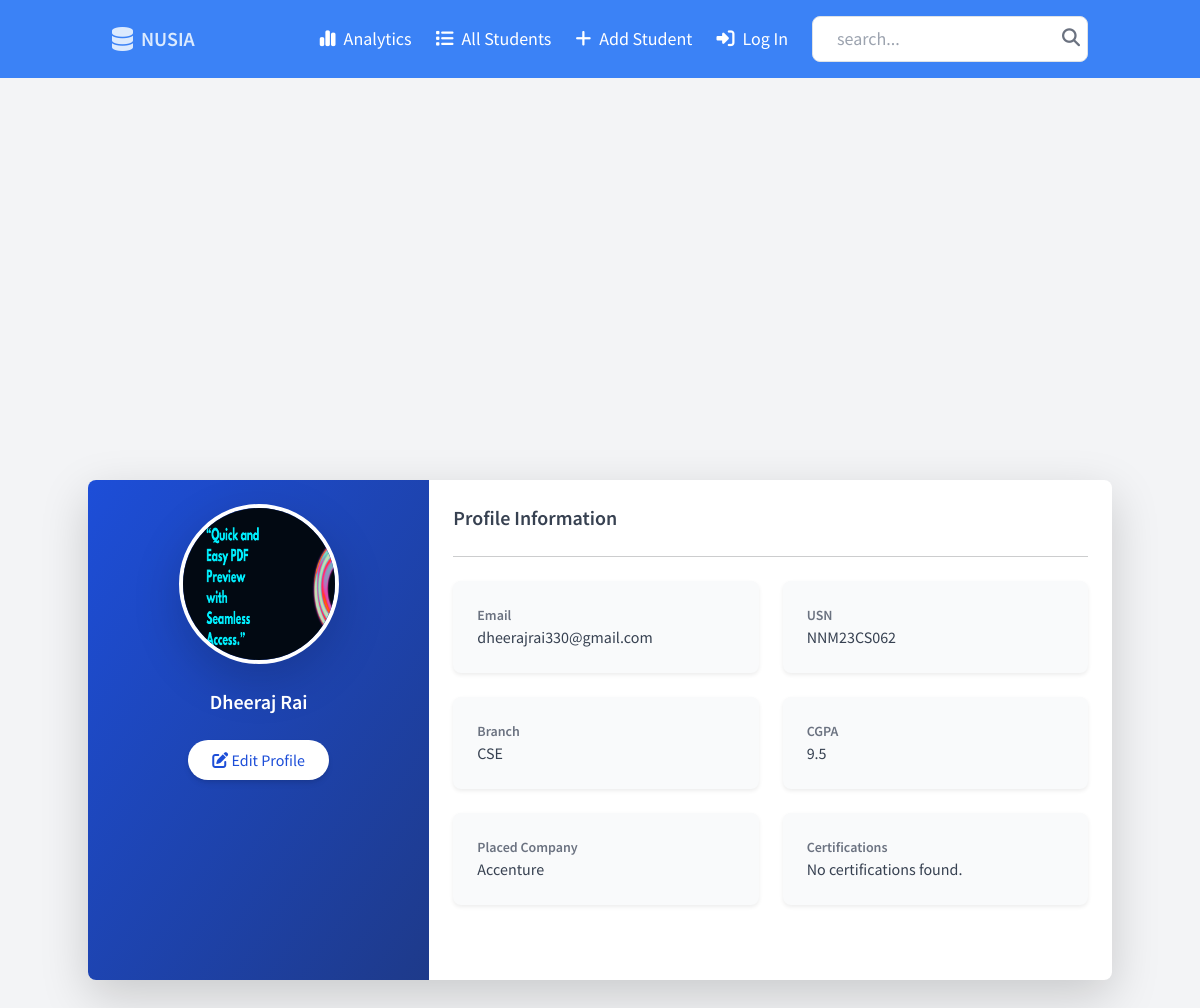
The app's page /profile/2/ with its own data.
### info/models.py (models this page shows, shortened)
class Student(models.Model):
    usn = models.CharField(max_length=50, unique=True)
    first_name = models.CharField(max_length=50)
    last_name = models.CharField(max_length=50)
    email_id = models.EmailField(null=True , max_length=100)
    branch = models.CharField(max_length=50)
    placed_company = models.CharField(max_length=100)
    cgpa = models.FloatField()
    avatar = models.ImageField(upload_to="static/images",null=True, default="static/images/avatar.svg", blank=True)
    updated = models.DateTimeField(auto_now=True) # Takes time stamp every time a user submits or saves.
    created = models.DateTimeField(auto_now_add=True) #Takes time stamp when we first submit or save(created time).
    def save(self, *args, **kwargs):
        self.full_clean()
        if self.placed_company:
            self.placed_company = self.placed_company.strip().upper()
        if self.branch:
            self.branch = self.branch.strip().upper()
        super().save(*args, **kwargs)
    class Meta:
        ordering = ['-updated', '-created']

### info/views.py (the view)
# urls.py: path('profile/<str:pk>/', views.studentProfile , name="stud-profile"),
def studentProfile(request ,pk):
    studentId = Student.objects.get(id=pk)
    context = {'studentId':studentId}
    return render(request, 'info/profile.html', context)

### info/templates/info/profile.html
{% extends 'main.html' %} {% block content %}
<div class="flex justify-center items-center min-h-screen bg-gray-100">
  <div
    class="w-full max-w-5xl bg-white shadow-lg rounded-lg overflow-hidden h-[500px]"
  >
    <div class="flex flex-col md:flex-row">
      <div
        class="bg-gradient-to-br from-blue-700 to-blue-900 text-white p-6 flex flex-col items-center w-full md:w-1/3 h-[500px]"
      >
        <img
          src="{{ studentId.avatar.url }}"
          alt="Avatar"
          class="w-40 h-40 rounded-full border-4 border-white shadow-lg"
        />
        <h2 class="mt-4 text-xl font-semibold">
          {{ studentId.first_name }} {{ studentId.last_name }}
        </h2>
        <a
          href="{% url 'update' studentId.id %}"
          class="mt-4 px-4 py-2 bg-white text-blue-700 rounded-full shadow-md hover:bg-gray-200 transition duration-300"
        >
          <i class="fas fa-edit"></i> Edit Profile
        </a>
      </div>
      <div class="p-6 flex-1">
        <h3 class="text-xl font-semibold text-gray-700">Profile Information</h3>
        <hr class="my-4" />
        <div class="grid grid-cols-1 md:grid-cols-2 gap-4">
          <div class="bg-gray-50 p-4 rounded-lg shadow-sm">
            <h4 class="text-sm font-semibold text-gray-500">Email</h4>
            <p class="text-gray-700">{{ studentId.email_id }}</p>
          </div>
          <div class="bg-gray-50 p-4 rounded-lg shadow-sm">
            <h4 class="text-sm font-semibold text-gray-500">USN</h4>
            <p class="text-gray-700 uppercase">{{ studentId.usn }}</p>
          </div>
          <div class="bg-gray-50 p-4 rounded-lg shadow-sm">
            <h4 class="text-sm font-semibold text-gray-500">Branch</h4>
            <p class="text-gray-700">{{ studentId.branch }}</p>
          </div>
          <div class="bg-gray-50 p-4 rounded-lg shadow-sm">
            <h4 class="text-sm font-semibold text-gray-500">CGPA</h4>
            <p class="text-gray-700">{{ studentId.cgpa }}</p>
          </div>
          <div class="bg-gray-50 p-4 rounded-lg shadow-sm">
            <h4 class="text-sm font-semibold text-gray-500">Placed Company</h4>
            <p class="text-gray-700">{{ studentId.placed_company }}</p>
          </div>
          <div class="bg-gray-50 p-4 rounded-lg shadow-sm">
            <h4 class="text-sm font-semibold text-gray-500">Certifications</h4>
            <p class="text-gray-700">
              {% for c in studentId.certifications.all %} {{ c.title }}<br />
              {% empty %}
              <span>No certifications found.</span>
              {% endfor %}
            </p>
          </div>
        </div>
      </div>
    </div>
  </div>
</div>
{% include "footer.html" %} {% endblock content %}

### records on screen
Student: avatar (picture), first_name "Dheeraj", last_name "Rai", email_id "dheerajrai330@gmail.com", usn "NNM23CS062", branch "CSE", cgpa "9.5", placed_company "Accenture"
